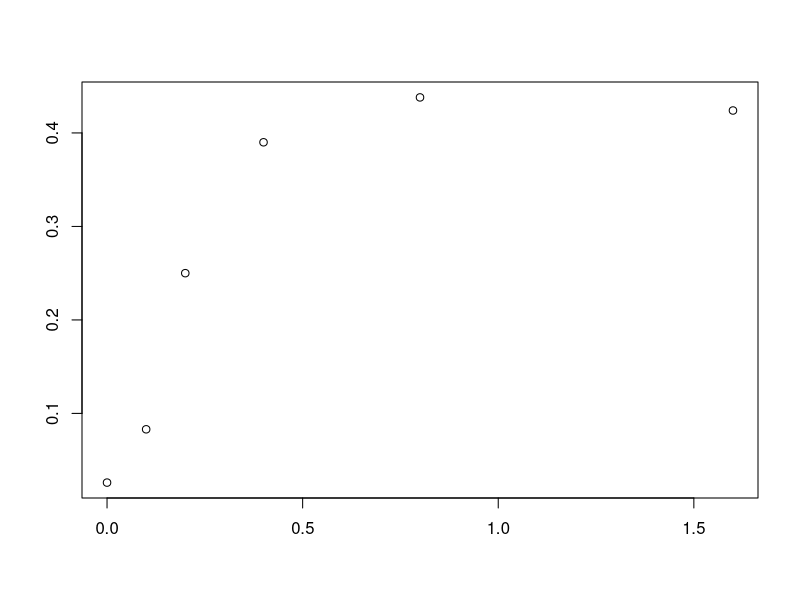
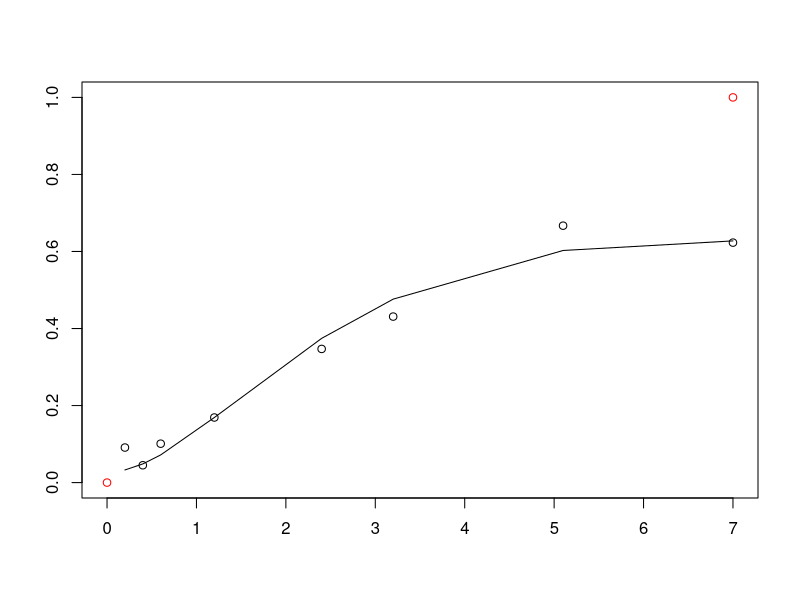

Reproduce these figures in R, in order.
#Cost-free, open-source software under the GNU GPLv3 license. Comes with no warranty. Concerns radiogenic mouse HG tumorigenesis
#Written by Mark Ebert, Edward Huang, and Rainer Sachs, summer 2017.
#Scientists can download, use, and modify the software freely to test robustness of theory conclusions
#Only such fully transparent interactions can lead to a fact-based consensus among different theoretical modeling groups.
#Relevant references and their abbreviations in commenting this script are the following.
#".93Alp"=Alpen et al. "Tumorigenic potential of high-Z, high-LET charged-particle radiations." Rad Res 136:382-391 (1993)
#".94Alp"=Alpen et al. "Fluence-based relative biological effectiveness for charged particle carcinogenesis in mouse Harderian gland." Adv Space Res 14(10): 573-581. (1994).  
#"16Chang"=Chang et al. "Harderian Gland Tumorigenesis: Low-Dose and LET Response." Radiat Res 185(5): 449-460. (2016).  
#"16Srn"=Siranart et al."Mixed Beam Murine Harderian Gland Tumorigenesis: Predicted Dose-Effect Relationships if neither Synergism nor Antagonism Occurs." Radiat Res 186(6): 577-591 (2016).  
#"17Cuc"=Cucinotta & Cacao. "Non-Targeted Effects Models Predict Significantly Higher Mars Mission Cancer Risk than Targeted Effects Models." Sci Rep 7(1): 1832. (2017). PMC5431989
rm(list=ls())
ddfr=data.frame( #Includes all HZE data used in 16Chang  
  Dose=c(0.2,0.4,0.6,1.2,2.4,3.2,5.1,7,0.05,0.1,0.15,0.2,0.4,0.8,1.6,0.05,0.1,0.2,0.4,0,0.1,0.2,0.4,0.8,1.6,0.4,0.8,1.6,3.2,0.05,0.1,0.2,0.4,0.8,0.1,0.2,0.4,0.8,0.1,0.2,0.4,0.04,0.08,0.16,0.32,0.033,0.066,0.13,0.26,0.52,.2, .4, .6),
  HG=c(0.091,0.045,0.101,0.169,0.347,0.431,0.667,0.623,0.156,0.215,0.232,0.307,0.325,0.554,0.649,0.123,0.145,0.207,0.31,0.026,0.083,0.25,0.39,0.438,0.424,0.093,0.195,0.302,0.292,0.109,0.054,0.066,0.128,0.286,0.183,0.167,0.396,0.536,0.192,0.234,0.317,0.092,0.131,0.124,0.297,0.082,0.088,0.146,0.236,0.371,.154,.132,.333),#HG prevalence as defined in 16Chang
  NWeight=c(520,2048,1145,584,313,232,293,221,1162,877,455,409,374,223,320,742,661,347,131,6081,1091,251,244,191,131,645,255,199,111,649,378,973,833,201,468,381,197,109,496,257,185,1902,1063,884,350,1767,1408,874,299,261,322,206,67),#nominal weight for weighted least squares regression; see .93Alp. The Lanthanum entries were obtained by measuring the main graph in 17Cuc 
  index=c(rep(1,8),rep(0,17), rep(1,4),  rep(0,24)),#index=0 for Z>3 ions, index=1 for proton p (=1H1) and 2HE4 ions
  L=c(rep(1.6,8),rep(193,7),rep(250,4),rep(195,6),rep(0.4,4),rep(25,5),rep(464,4),rep(193,3),rep(70,4),rep(100,5),rep(953,3)), #L=LET=LET_infinity=stopping power
  Z=c(rep(2,8),rep(26,17),rep(1,4),rep(10,5),rep(43,4),rep(26,3),rep(14,4),rep(22,5),rep(57,3)),#proton #, e.g. 2 for 2He4
  Zeff=c(rep("TBD",53)),# effective ion charge according to the formula of W.H Barkas. Zeff <= Z. Calculated below
  beta=c(rep("TBD",53)),# ion speed, relative to speed of light, calculated below
  MeVperu=c(rep(228,8),rep(600,7),rep(300,4),rep(600,6),rep(250,4),rep(670,5),rep(600,4),rep(600,3),rep(260,4),rep(1000,5),rep(593,3)),#Kinetic energy in MeV, divided by atomic mass, e.g. divided by 4u=4x931.5 MeV/c^2 for 2He4
  Katz=c(rep("TBD",53)),#for fully ionized nuclei, Katz's Z^2/beta^2, Calculated below. It is part of the Bethe Barkas Bloch equation for stopping power. Our calculations don't use Katz, but various similar calculations do.
  ion=c(rep("He4",8),rep("Fe56",17),rep("p",4),rep("Ne20",5),rep("Nb93",4),rep("Fe56",3),rep("Si28",4),rep("Ti48",5),rep("La139",3)),
  comments=c(".93AlpLooksOK",rep("",7),".93AlplooksOK",rep('',11),".93Alp.no.iso", "not in 17Cuc (or 16Chang?)",rep("",3),"16Chang all OK?",rep('',24),".94Alp","From graphs",'e.g. in 17Cuc')) 
Y=0.001*ddfr[,"MeVperu"]# convert to GeV/u for convenience in a calculation
ddfr[,"Katz"]=round((ddfr[,"Z"])^2*(2.57*Y^2+4.781*Y+2.233)/(2.57*Y^2+4.781*Y),2)#special relativistic calculation of Z^2/beta^2. The numerics include conversion from GeV to joules and from u to kg.
ddfr[,"beta"]=round(ddfr[,"Z"]*sqrt(1/ddfr[,"Katz"]),3)#i.e. Z*sqrt(beta^2/Z^2)
ddfr[,"Zeff"]=round(ddfr[,"Z"]*(1-exp(-125*ddfr[,"Z"]^(-2.0/3))),2)#Barkas formula for Zeff; for us Zeff is almost Z

### Data for HG induced by photons from Cs-137 or Co-60 beta decay; from 16Chang; needed
ddd=data.frame(
  Dose=c(0, 0.4, 0.8, 1.6, 3.2, 7, 0, .4, .8, .12, 1.6),
  HG=c(.026, .048, .093, .137, .322, .462, .0497, .054, .067, .128, .202),
  NWeight=c(6081.2, 4989.5, 1896.8, 981.1, 522.2, 205.2, 7474.1, 2877.6, 1423.7, 689.9, 514.9),
  Nucleus=c(rep("Cobalt-60", 6), rep("Cesium-137", 5)),
  Comments=c(rep("TBD", 11))
  )
LL=ddd[,"Dose"]
HG=ddd[,"HG"]
WT=ddd[,"NWeight"]
QQ=LL^2
LQ=lm(HG~LL+QQ,weights=WT)
summary(LQ, correlation=T)

### Chunk to enable visual tests of ddfr
aa=20;bb=25# checking ddfr for individual ions against graphs in .93Alp, 16Chang, and 17Cuc
plot(ddfr[aa:bb,"Dose"],ddfr[aa:bb,"HG"], ann='F') #example for checking ddfr, in this case Fe56 at 600 MeV/u data
####
ddfra=ddfr[c(1:19,26:53),] ##removes the zero dose case and the no isograft data

######New model. When calibrating from data could replace (1-exp(-150*phi*Dose/L) by 1 at every observed dose point !=0
phi=3e3#controls how fast NTE build up from zero; not really needed since 150*phi*Dose/L>>1 at every observed Dose !=0  
IDERm=nls(HG~1-exp(-0.01*(2.75+(1-index)*aa1*L*Dose*exp(-aa2*L) +index*bb*Dose^2*exp(-ll0*Dose)+
                            (1-exp(-150*phi*Dose/L))*(1-index)*kk1)),data=ddfra, weights=NWeight,
  start=list(aa1=.9,aa2=.01,bb=4.5,ll0=.2, kk1=0.048))#calibrating parameters; only need 5 parameters for very good results
summary(IDERm,correlation=T)# parameter values & accuracy. All 5 parameters have p-values <<10^(-3)!
cc=coef(IDERm)#calibrated central values of the 5 parameters
HH=function(Dose,L,index){#The Hazard function; Model will be 1-exp(-HH); see 17Cuc
  0.01*(2.75+(1-index)*cc[1]*L*Dose*exp(-cc[2]*L) +index*cc[3]*Dose^2*exp(-cc[4]*Dose)+
           (1-exp(-150*phi*Dose/L))*(1-index)*cc[5])
}
HGc=function(Dose,L,index) 1-exp(-HH(Dose,L,index))##this is the calibrated model. 

#######Next: visual checks to make sure our calibration is consistent with 16Chang, .93Alp, .94Alp and 17Cuc
## Put various values in our calibrated new model to check with numbers and graphs in these references, e.g.
L=1.6; Dose=ddfr[1:8,"Dose"];HGe=ddfr[1:8,"HG"];index=1#He in .93Alp. HGe=experimental HG.
#L=.4; Dose=ddfr[26:29,"Dose"];HGe=ddfr[26:29,"HG"];index=1#same for protons. 
#L=193;Dose=ddfr[9:15,"Dose"]; HGe=ddfr[9:15,"HG"];index=0#same for Fe
plot(c(0,7),c(0,1),col='red', ann='F')# biggest Dose-effect range ever considered
lines(Dose,HGc(Dose,L,index))
points(Dose,HGe)#looks great for Helium, OK for protons; very good for Iron
